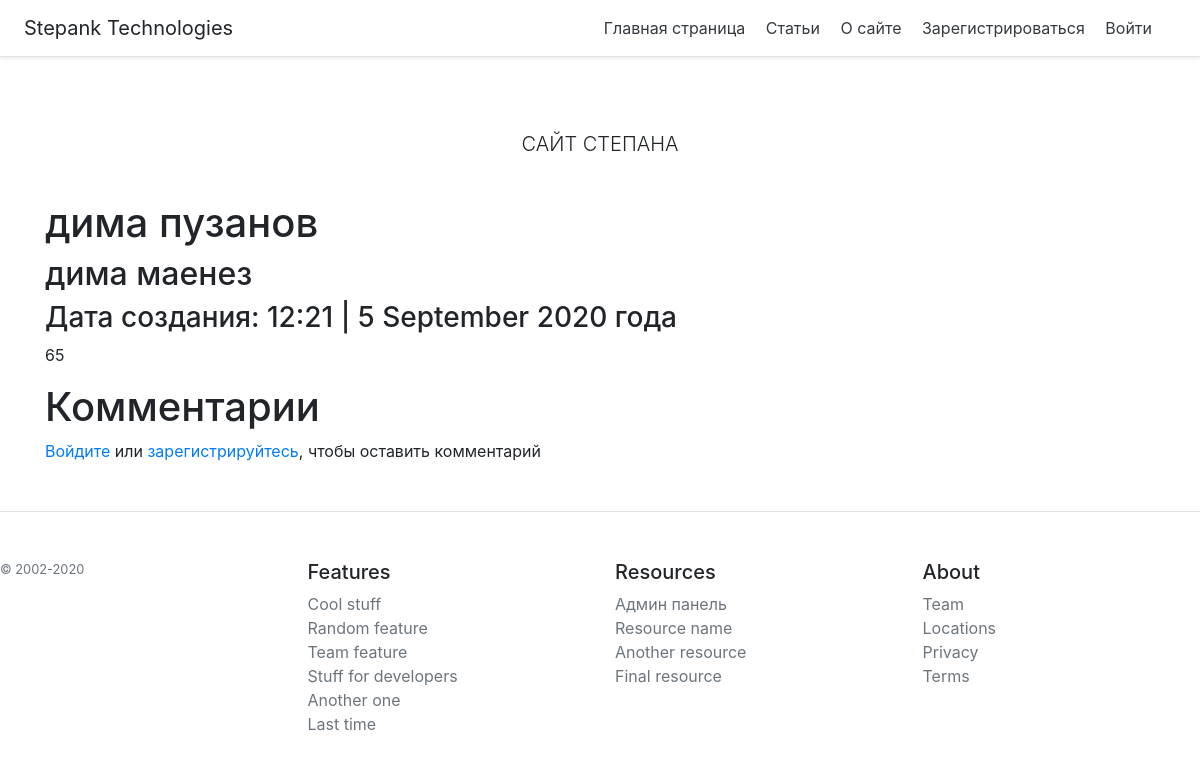
Page /articles/5 on the earlier database version.
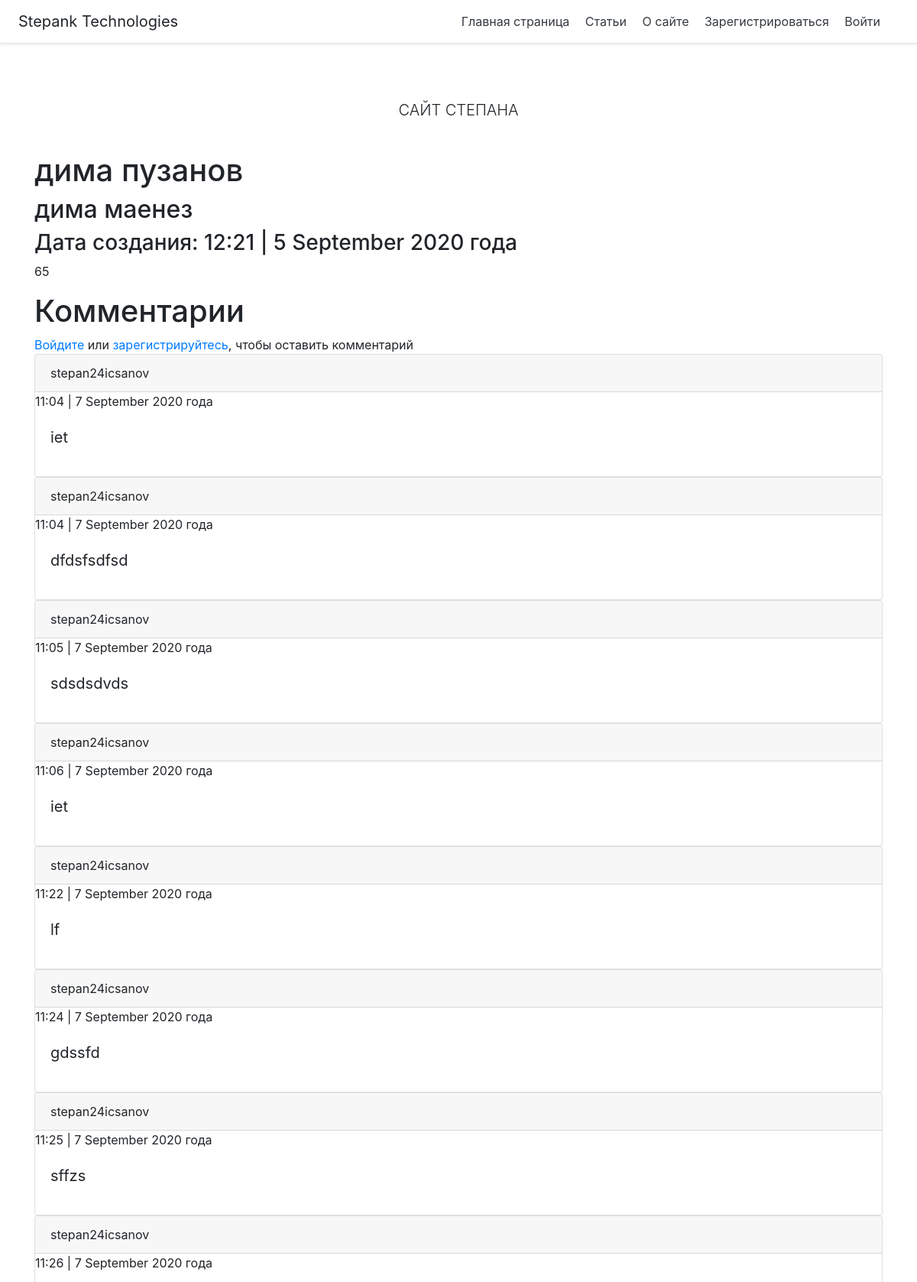
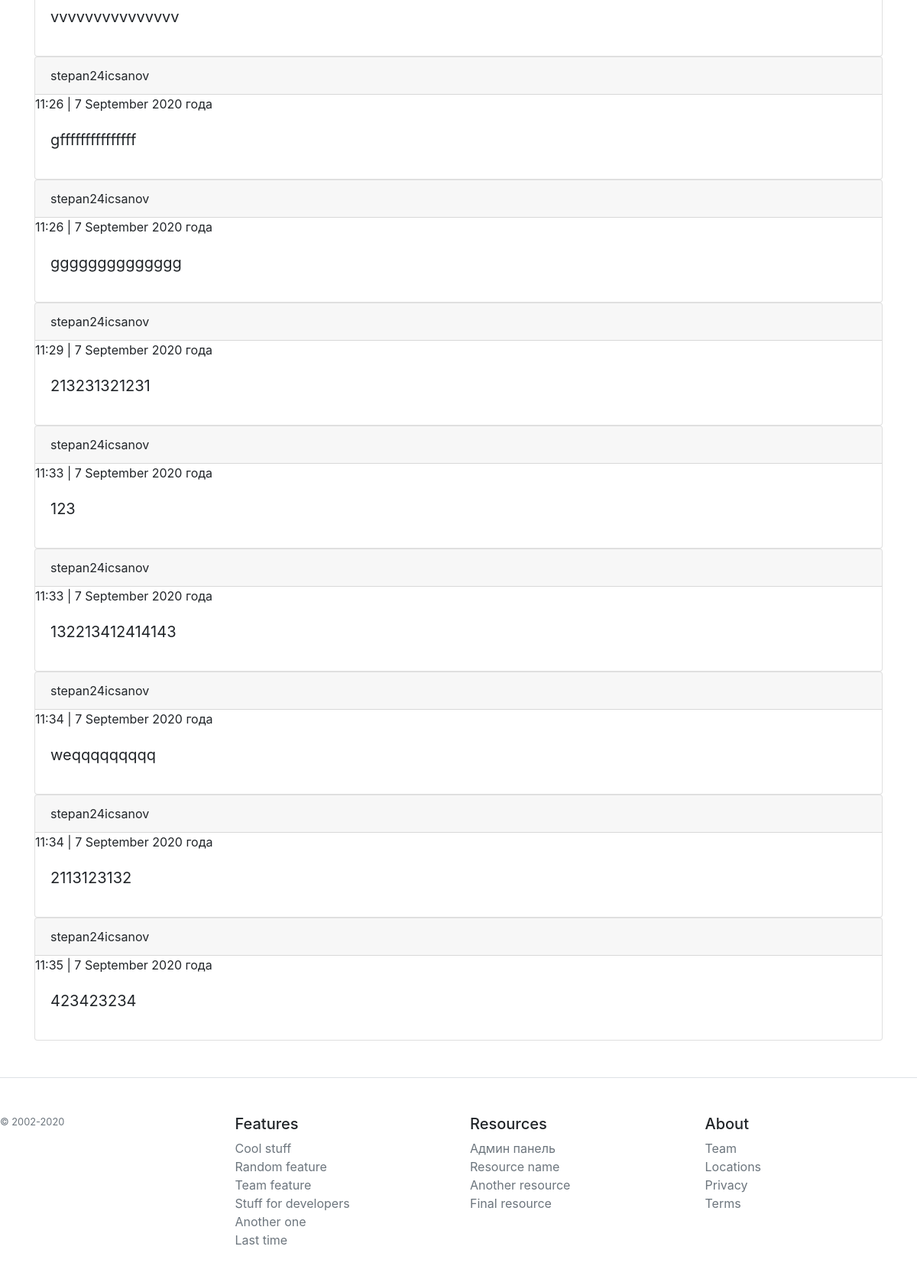
Same page on the later database version (2 pictures, top to bottom).
### webapp/models.py (models this page shows, shortened)
class Comment(db.Model):
    id_comment = db.Column(db.Integer, primary_key=True)
    post_id = db.Column(db.Integer)
    user_name = db.Column(db.String())
    text = db.Column(db.String(320))
    comment_creation_date = db.Column(db.DateTime)

### webapp/articles/articles_routes.py (the view, shortened to what this page needs)
@arti.route('/<int:post_id>', methods=['POST', 'GET'])
def show_post(post_id):
    post = Post.query.get(post_id)
    if request.method == 'GET':
        comments = Comment.query.filter_by(post_id=post_id).all()
        return render_template('/articles/article.html', post=post, comments=comments)
    comments = Comment.query.filter_by(post_id=post_id).all()
    return render_template('/articles/article.html', post=post, comments=comments)

### webapp/templates/articles/article.html (shortened to what this page needs)
{% extends 'base.html' %}
{% block body %}
<h1>{{ post.title }}</h1>
<h2>{{ post.header }}</h2>
<h3>Дата создания: {{ moment(post.post_creation_date, local=False).format('HH:mm | D MMMM YYYY года', refresh=False) }}</h3>
<p>{{ post.text }}</p>
<div class="add_comments">
    <h1>Комментарии</h1>
    {% if current_user.is_authenticated %}
    <form id="comments" method="post">
    <textarea name="text" id="text" cols="" rows="" class="form-control" placeholder="Комментарий" required=""></textarea>
    <input type="submit" class="btn btn-outline-primary" value="Отправить">
    <script>
        var forms = document.querySelector('form');
        forms.addEventListener('submit', function(){
        var btn = this.querySelector("input[type=submit], button[type=submit]");
        btn.disabled = true;
        });
    </script>
    {% else %}
        <a href="/login?next={{ request.path }}">Войдите</a> или <a href="/register">зарегистрируйтесь</a>, чтобы оставить комментарий
    {% endif %}
</div>
<div class="comments">
{% for comment in comments %}
<div class="card">
  <div class="card-header">
    {{ comment.user_name }}
  </div>
    <div>{{ moment(comment.comment_creation_date, local=False).format('HH:mm | D MMMM YYYY года', refresh=False) }}</div>
  <div class="card-body">
    <blockquote class="blockquote mb-0">
      <p>{{ comment.text }}</p>
    </blockquote>
  </div>
</div>
{% endfor %}
</div>
{% endblock %}

Differences in the rows shown:
now on this page (row edited): Comment: user_name "stepan24icsanov", comment_creation_date "11:04 | 7 September 2020 года", text "iet"
now on this page (row edited): Comment: user_name "stepan24icsanov", comment_creation_date "11:04 | 7 September 2020 года", text "dfdsfsdfsd"
now on this page (row edited): Comment: user_name "stepan24icsanov", comment_creation_date "11:05 | 7 September 2020 года", text "sdsdsdvds"
now on this page (row edited): Comment: user_name "stepan24icsanov", comment_creation_date "11:06 | 7 September 2020 года", text "iet"
now on this page (row edited): Comment: user_name "stepan24icsanov", comment_creation_date "11:22 | 7 September 2020 года", text "lf"
now on this page (row edited): Comment: user_name "stepan24icsanov", comment_creation_date "11:24 | 7 September 2020 года", text "gdssfd"
added Comment: user_name "stepan24icsanov", comment_creation_date "11:25 | 7 September 2020 года", text "sffzs"
added Comment: user_name "stepan24icsanov", comment_creation_date "11:26 | 7 September 2020 года", text "vvvvvvvvvvvvvvv"
added Comment: user_name "stepan24icsanov", comment_creation_date "11:26 | 7 September 2020 года", text "gfffffffffffffff"
added Comment: user_name "stepan24icsanov", comment_creation_date "11:26 | 7 September 2020 года", text "gggggggggggggg"
added Comment: user_name "stepan24icsanov", comment_creation_date "11:29 | 7 September 2020 года", text "213231321231"
added Comment: user_name "stepan24icsanov", comment_creation_date "11:33 | 7 September 2020 года", text "123"
added Comment: user_name "stepan24icsanov", comment_creation_date "11:33 | 7 September 2020 года", text "132213412414143"
added Comment: user_name "stepan24icsanov", comment_creation_date "11:34 | 7 September 2020 года", text "weqqqqqqqqq"
added Comment: user_name "stepan24icsanov", comment_creation_date "11:34 | 7 September 2020 года", text "2113123132"
added Comment: user_name "stepan24icsanov", comment_creation_date "11:35 | 7 September 2020 года", text "423423234"
